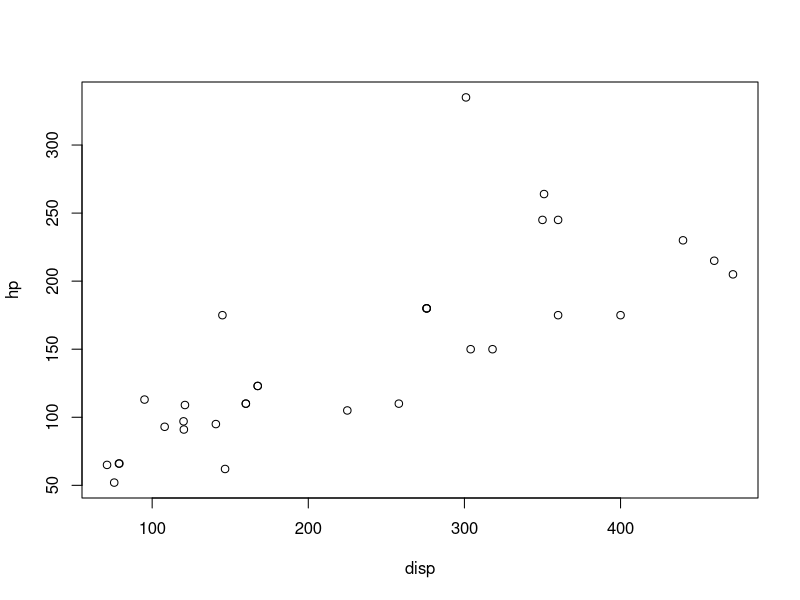
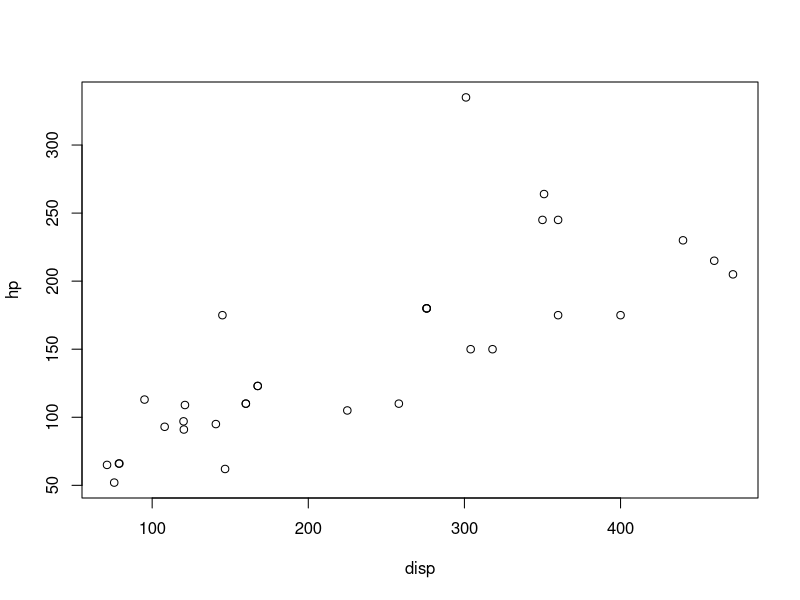

Generate these figures, in order, with R:
## ---- chunk 1
plot(mtcars[c(3,4)])
## ---- chunk 2
1+1
## ---- chunk 3
plot(mtcars[c(3,4)])
